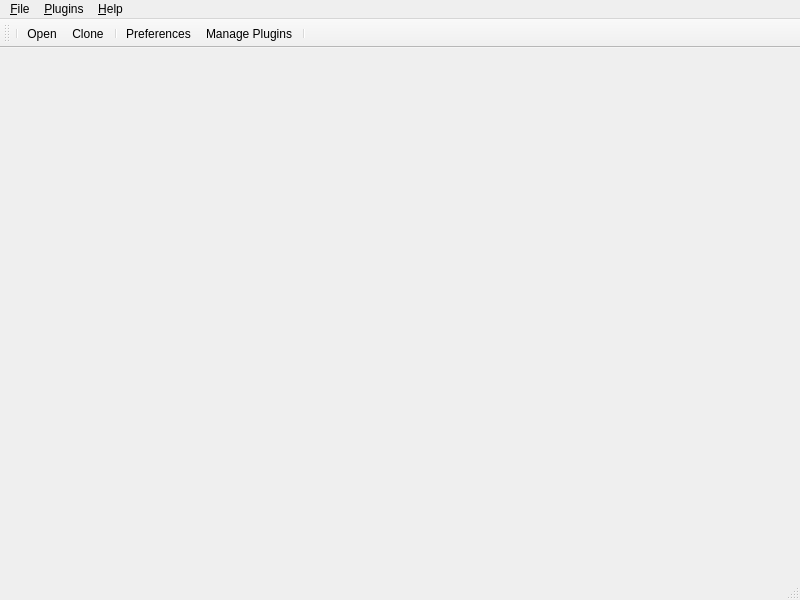
<?xml version="1.0" encoding="UTF-8"?>
<ui version="4.0">
 <class>MainWindow</class>
 <widget class="QMainWindow" name="MainWindow">
  <property name="geometry">
   <rect>
    <x>0</x>
    <y>0</y>
    <width>800</width>
    <height>600</height>
   </rect>
  </property>
  <property name="minimumSize">
   <size>
    <width>640</width>
    <height>480</height>
   </size>
  </property>
  <property name="windowTitle">
   <string>MainWindow</string>
  </property>
  <property name="documentMode">
   <bool>true</bool>
  </property>
  <property name="dockNestingEnabled">
   <bool>true</bool>
  </property>
  <property name="unifiedTitleAndToolBarOnMac">
   <bool>true</bool>
  </property>
  <widget class="QWidget" name="centralwidget">
   <layout class="QGridLayout" name="centrallayout">
    <property name="leftMargin">
     <number>0</number>
    </property>
    <property name="topMargin">
     <number>0</number>
    </property>
    <property name="rightMargin">
     <number>0</number>
    </property>
    <property name="bottomMargin">
     <number>0</number>
    </property>
    <property name="spacing">
     <number>0</number>
    </property>
    <item row="0" column="0">
     <widget class="QTabWidget" name="panelwidget">
      <property name="documentMode">
       <bool>true</bool>
      </property>
      <property name="tabsClosable">
       <bool>true</bool>
      </property>
      <property name="movable">
       <bool>true</bool>
      </property>
     </widget>
    </item>
   </layout>
  </widget>
  <widget class="QMenuBar" name="menubar">
   <property name="geometry">
    <rect>
     <x>0</x>
     <y>0</y>
     <width>800</width>
     <height>25</height>
    </rect>
   </property>
   <widget class="QMenu" name="menu_File">
    <property name="title">
     <string>&amp;File</string>
    </property>
    <addaction name="separator"/>
    <addaction name="action_Open"/>
    <addaction name="action_Clone"/>
    <addaction name="separator"/>
    <addaction name="action_Preferences"/>
    <addaction name="separator"/>
    <addaction name="action_Quit"/>
   </widget>
   <widget class="QMenu" name="menu_Help">
    <property name="title">
     <string>&amp;Help</string>
    </property>
    <addaction name="action_About"/>
   </widget>
   <widget class="QMenu" name="menu_Plugins">
    <property name="title">
     <string>&amp;Plugins</string>
    </property>
    <addaction name="action_Manage_Plugins"/>
   </widget>
   <addaction name="menu_File"/>
   <addaction name="menu_Plugins"/>
   <addaction name="menu_Help"/>
  </widget>
  <widget class="QStatusBar" name="statusbar"/>
  <widget class="QToolBar" name="toolBar">
   <property name="sizePolicy">
    <sizepolicy hsizetype="MinimumExpanding" vsizetype="MinimumExpanding">
     <horstretch>0</horstretch>
     <verstretch>0</verstretch>
    </sizepolicy>
   </property>
   <property name="contextMenuPolicy">
    <enum>Qt::NoContextMenu</enum>
   </property>
   <property name="iconSize">
    <size>
     <width>20</width>
     <height>20</height>
    </size>
   </property>
   <property name="toolButtonStyle">
    <enum>Qt::ToolButtonTextBesideIcon</enum>
   </property>
   <property name="floatable">
    <bool>false</bool>
   </property>
   <attribute name="toolBarArea">
    <enum>TopToolBarArea</enum>
   </attribute>
   <attribute name="toolBarBreak">
    <bool>false</bool>
   </attribute>
   <addaction name="separator"/>
   <addaction name="action_Open"/>
   <addaction name="action_Clone"/>
   <addaction name="separator"/>
   <addaction name="action_Preferences"/>
   <addaction name="action_Manage_Plugins"/>
   <addaction name="separator"/>
  </widget>
  <action name="action_Open">
   <property name="icon">
    <iconset>
     <normaloff>images/folder-open.svg</normaloff>images/folder-open.svg</iconset>
   </property>
   <property name="text">
    <string>&amp;Open ...</string>
   </property>
   <property name="shortcut">
    <string>Ctrl+O</string>
   </property>
  </action>
  <action name="action_Quit">
   <property name="text">
    <string>&amp;Quit</string>
   </property>
   <property name="shortcut">
    <string>Ctrl+Q</string>
   </property>
  </action>
  <action name="action_Clone">
   <property name="icon">
    <iconset>
     <normaloff>images/clone.svg</normaloff>images/clone.svg</iconset>
   </property>
   <property name="text">
    <string>C&amp;lone ...</string>
   </property>
   <property name="shortcut">
    <string>Ctrl+L</string>
   </property>
  </action>
  <action name="action_About">
   <property name="icon">
    <iconset>
     <normaloff>images/git.svg</normaloff>images/git.svg</iconset>
   </property>
   <property name="text">
    <string>&amp;About</string>
   </property>
   <property name="shortcut">
    <string>Ctrl+A</string>
   </property>
  </action>
  <action name="action_Manage_Plugins">
   <property name="icon">
    <iconset>
     <normaloff>images/plugins.svg</normaloff>images/plugins.svg</iconset>
   </property>
   <property name="text">
    <string>&amp;Manage Plugins...</string>
   </property>
   <property name="shortcut">
    <string>Ctrl+M</string>
   </property>
  </action>
  <action name="action_Preferences">
   <property name="icon">
    <iconset>
     <normaloff>images/preferences.svg</normaloff>images/preferences.svg</iconset>
   </property>
   <property name="text">
    <string>&amp;Preferences</string>
   </property>
   <property name="shortcut">
    <string>Ctrl+P</string>
   </property>
  </action>
 </widget>
 <resources/>
 <connections/>
</ui>
